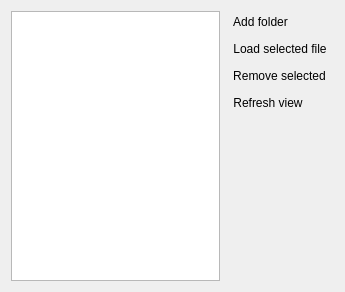
<?xml version="1.0" encoding="UTF-8"?>
<ui version="4.0">
 <class>WorkspaceWidget</class>
 <widget class="QWidget" name="WorkspaceWidget">
  <property name="geometry">
   <rect>
    <x>0</x>
    <y>0</y>
    <width>345</width>
    <height>292</height>
   </rect>
  </property>
  <property name="windowTitle">
   <string>WorkspaceWidget</string>
  </property>
  <layout class="QGridLayout" name="gridLayout">
   <item row="0" column="0" rowspan="2">
    <widget class="WorkspaceTreeView" name="workspaceTreeView">
     <property name="editTriggers">
      <set>QAbstractItemView::NoEditTriggers</set>
     </property>
     <property name="indentation">
      <number>15</number>
     </property>
     <property name="uniformRowHeights">
      <bool>true</bool>
     </property>
     <property name="animated">
      <bool>false</bool>
     </property>
     <property name="headerHidden">
      <bool>true</bool>
     </property>
     <property name="expandsOnDoubleClick">
      <bool>false</bool>
     </property>
    </widget>
   </item>
   <item row="0" column="1">
    <layout class="QVBoxLayout" name="verticalLayout">
     <item>
      <widget class="QToolButton" name="btnAddDirectory">
       <property name="text">
        <string>Add folder</string>
       </property>
       <property name="icon">
        <iconset resource="../../icons.qrc">
         <normaloff>:/icons/folder_add.png</normaloff>:/icons/folder_add.png</iconset>
       </property>
       <property name="iconSize">
        <size>
         <width>32</width>
         <height>32</height>
        </size>
       </property>
       <property name="toolButtonStyle">
        <enum>Qt::ToolButtonIconOnly</enum>
       </property>
       <property name="autoRaise">
        <bool>true</bool>
       </property>
       <property name="arrowType">
        <enum>Qt::NoArrow</enum>
       </property>
      </widget>
     </item>
     <item>
      <widget class="QToolButton" name="btnLoadFile">
       <property name="text">
        <string>Load selected file</string>
       </property>
       <property name="icon">
        <iconset resource="../../icons.qrc">
         <normaloff>:/icons/page_next.png</normaloff>:/icons/page_next.png</iconset>
       </property>
       <property name="iconSize">
        <size>
         <width>32</width>
         <height>32</height>
        </size>
       </property>
       <property name="autoRaise">
        <bool>true</bool>
       </property>
      </widget>
     </item>
     <item>
      <widget class="QToolButton" name="btnRemoveFile">
       <property name="text">
        <string>Remove selected</string>
       </property>
       <property name="icon">
        <iconset resource="../../icons.qrc">
         <normaloff>:/icons/page_remove.png</normaloff>:/icons/page_remove.png</iconset>
       </property>
       <property name="iconSize">
        <size>
         <width>32</width>
         <height>32</height>
        </size>
       </property>
       <property name="toolButtonStyle">
        <enum>Qt::ToolButtonIconOnly</enum>
       </property>
       <property name="autoRaise">
        <bool>true</bool>
       </property>
       <property name="arrowType">
        <enum>Qt::NoArrow</enum>
       </property>
      </widget>
     </item>
     <item>
      <widget class="QToolButton" name="btnRefresh">
       <property name="text">
        <string>Refresh view</string>
       </property>
       <property name="icon">
        <iconset resource="../../icons.qrc">
         <normaloff>:/icons/repeat.png</normaloff>:/icons/repeat.png</iconset>
       </property>
       <property name="iconSize">
        <size>
         <width>32</width>
         <height>32</height>
        </size>
       </property>
       <property name="toolButtonStyle">
        <enum>Qt::ToolButtonIconOnly</enum>
       </property>
       <property name="autoRaise">
        <bool>true</bool>
       </property>
       <property name="arrowType">
        <enum>Qt::NoArrow</enum>
       </property>
      </widget>
     </item>
    </layout>
   </item>
   <item row="1" column="1">
    <spacer name="verticalSpacer">
     <property name="orientation">
      <enum>Qt::Vertical</enum>
     </property>
     <property name="sizeHint" stdset="0">
      <size>
       <width>20</width>
       <height>185</height>
      </size>
     </property>
    </spacer>
   </item>
  </layout>
 </widget>
 <layoutdefault spacing="6" margin="11"/>
 <customwidgets>
  <customwidget>
   <class>WorkspaceTreeView</class>
   <extends>QTreeView</extends>
   <header>widgets/workspace/WorkspaceTreeView.h</header>
  </customwidget>
 </customwidgets>
 <resources>
  <include location="../../icons.qrc"/>
 </resources>
 <connections/>
</ui>
